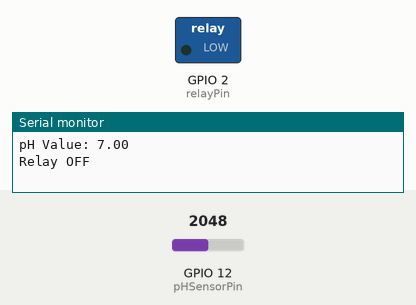
Recording of a sketch running on a simulated ESP32. Parts: switched loads named in the sketch (green lamp = pin HIGH), the last lines printed to the serial monitor. The test bench sets the inputs (shaded band); at power-on: GPIO 12 (pHSensorPin) = 2048. WiFi joins after 1.5 s; servers stay silent unless stated.

Above: at 3.0 s.
3.1 s: GPIO 12 (pHSensorPin) set to 2311
5.0 s: GPIO 12 (pHSensorPin) set to 2413
At 6.6 s:
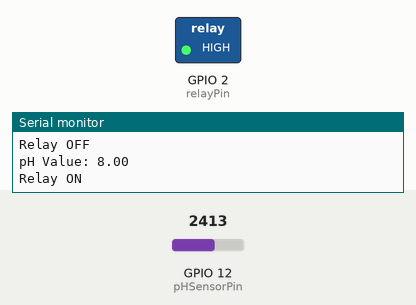
7.3 s: GPIO 12 (pHSensorPin) set to 2047
At 8.1 s:
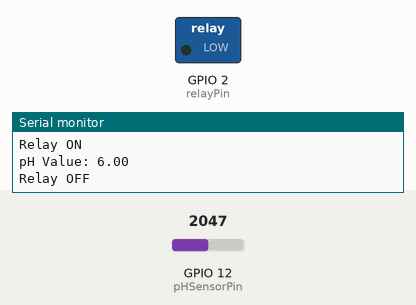
9.3 s: GPIO 12 (pHSensorPin) set to 2866
At 10.9 s:
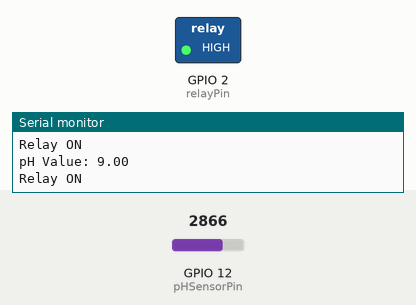
Timing chart, 0 to 12.3 s (numbered marks = the images above; inputs shaded):
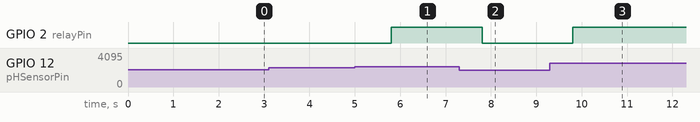

The sketch:

IOT_pH_Water_Sensor.ino
```cpp
#define BLYNK_TEMPLATE_ID "*************"
#define BLYNK_TEMPLATE_NAME "***** *****"
#define BLYNK_AUTH_TOKEN "*********************************"

/* Comment this out to disable prints and save space */
#define BLYNK_PRINT Serial

#include <WiFi.h>
#include <WiFiClient.h>
#include <BlynkSimpleEsp32.h>

char ssid[] = "************"; // Replace with your Wi-Fi network name
char pass[] = "************"; // Replace with your Wi-Fi password

// Analog pin for your pH sensor (connected to TO pin on the module)
const int pHSensorPin = 12;  // Replace with the pin connected to your sensor

// Digital pin for the relay control (replace with your specific pin)
const int relayPin = 2;  // Controlling the relay

// Variables to store pH readings
float pHValue = 0.0;

BlynkTimer timer;

void readSensor(){
  // Read pH value from the analog pin
  int sensorValue = analogRead(pHSensorPin);

  // Convert the sensor value to pH level (adjust these values based on your sensor's specifications)
  pHValue = map(sensorValue, 0, 4096, 0.0, 14.0);

  // Print pH value to the serial monitor
  Serial.print("pH Value: ");
  Serial.println(pHValue);

  // Send pH value to Blynk app. Please don't send more that 10 values per second.
  Blynk.virtualWrite(V1, pHValue);  // Use a Value Display Widget in the app to display pHValue.

  // Check pH value and control the relay
  if (pHValue > 7.0){
    // If pH is greater than 7, turn on the relay
    digitalWrite(relayPin, HIGH);
    Serial.println("Relay ON");
    } else {
    // If pH is 7 or lower, turn off the relay
    digitalWrite(relayPin, LOW);
    Serial.println("Relay OFF");
  }
}

void setup() {
  Serial.begin(115200);
  Blynk.begin(BLYNK_AUTH_TOKEN, ssid, pass);

  // Initialize the relay pin and pH sensor pin
  pinMode(pHSensorPin, INPUT);
  pinMode(relayPin, OUTPUT);
  digitalWrite(relayPin, LOW);  // Ensure relay is initially off
  // Setup a function to be called every second
  timer.setInterval(1000L, readSensor);
}

void loop() {
  Blynk.run();
  timer.run();
}
```

Measured:
- the behaviour switches between 2340 and 2341 on GPIO 12 (pHSensorPin) (found by bisection; images 0 and 1)
- after the input at 5.0 s, GPIO 2 (relayPin): LOW → HIGH after 0.80 s
- after the input at 7.3 s, GPIO 2 (relayPin): HIGH → LOW after 0.50 s
- after the input at 9.3 s, GPIO 2 (relayPin): LOW → HIGH after 0.50 s
